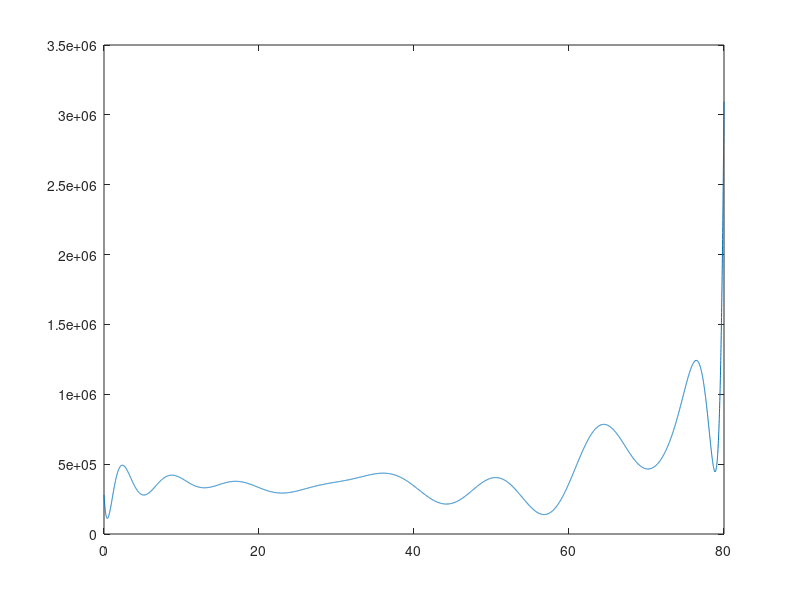

This figure's MATLAB source: (Note: this script raises an error after producing the figure.)
clc; clear all; close all;
load('salmon.mat');

%Problem A1
xfine = 0:0.01:80;
% plot(t,salmon, 'ro')
coeff=polyfit(t,salmon,1);
yfine= polyval(coeff, xfine);
% hold on;
% plot(xfine, yfine);

slope= coeff(1);
save("A1.dat", "slope", "-ascii");

%Problem A2
proj = yfine(8001);
save("A2.dat", "proj", "-ascii");

%Problem A3
rmse =  sqrt(sum((polyval(coeff,t)-salmon).^2)./length(salmon));
save("A3.dat", "rmse", "-ascii");

%Problem A4
close all;
coeff=polyfit(t,salmon,2);
yfine= polyval(coeff,xfine);
plot(xfine,yfine);
proj = yfine(8001);
save("A4.dat","proj", "-ascii");

%Problem A5
close all;
coeff=polyfit(t,salmon,5);
yfine= polyval(coeff,xfine);
plot(xfine,yfine);
proj = yfine(8001);
save("A5.dat","proj", "-ascii");

%Problem A6
close all;
coeff=polyfit(t,salmon,20);
yfine= polyval(coeff,xfine);
plot(xfine,yfine);
proj = yfine(8001);
save("A6.dat","proj", "-ascii");

%Problem A7A8
close all;
z = log(salmon);
coeff= polyfit(t,z,1);
zfine=polyval(coeff,xfine);
r=coeff(1);
n=exp(coeff(2));
rv = [n r];
save("A7.dat","rv","-ascii");

proj = exp(zfine(8001));
save("A8.dat","proj","-ascii");

%Problem A9
v= [0.001, -0.01, 10];
vfin = fminsearch('rmse',v);
proj = exp((vfin(1)*(80^2))+(vfin(2)*80)+vfin(3))
save("A9.dat", "proj", "-ascii");

%Problem A10
yfine = spline(t,salmon,xfine);
proj = yfine(8001);
save("A10.dat", "proj", "-ascii");




